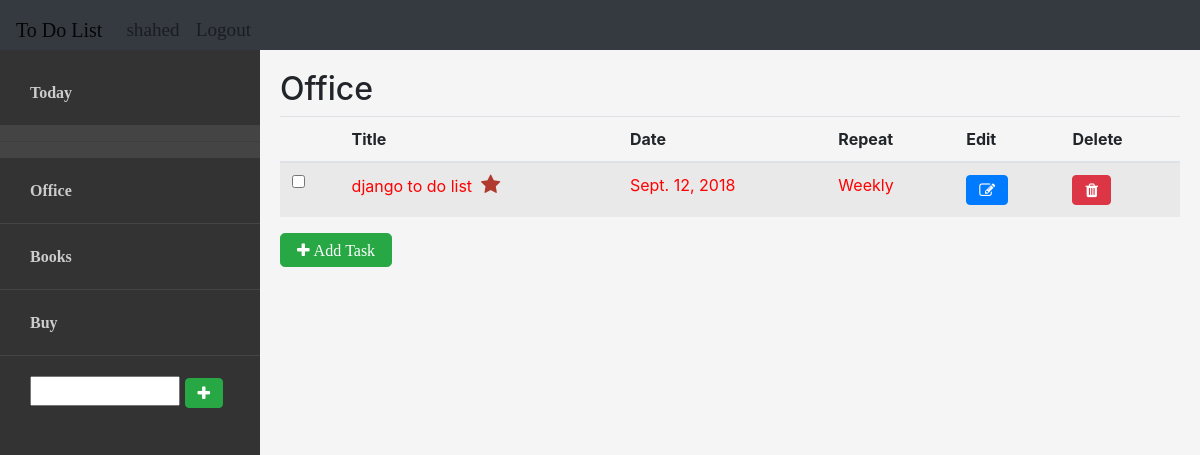
/projects/1/tasks/ (signed in), run on the app's committed database.
### projects/models.py (models this page shows, shortened)
class Project(models.Model):
    owner = models.ForeignKey(User, on_delete=models.CASCADE)
    title = models.CharField(max_length=99)
    def __str__(self):
        return self.title

class Task(models.Model):
    project = models.ForeignKey(Project, on_delete=models.CASCADE)
    title = models.CharField(max_length=299)
    date = models.DateField(null=True, blank=True)
    priority = models.CharField(max_length=1, choices=(('n', 'Normal'), ('m', 'Medium'), ('h', 'High')), default='n')
    repeat = models.CharField(max_length=1, choices=(('n', 'No Repeat'), ('d', 'Daily'), ('w', 'Weekly'), ('m', 'Monthly'), ('y', 'Yearly')), default='n')

### projects/views.py (the view, shortened to what this page needs)
# urls.py: url(r'^projects/(?P<project_id>\d+)/$', views.project, name='project'),
@login_required
def project(request, project_id):
    project = Project.objects.get(id=project_id)
    if request.method != 'POST':
        projects = Project.objects.filter(owner=request.user)
        tasks = Task.objects.filter(project=project).order_by('date')
        for task in tasks:
            if task.date:
                if task.date < datetime.date.today():
                    task.outdated = True
                else:
                    task.outdated = False
        add_form = TaskForm()
        context = {'projects': projects, 'project': project, 'tasks': tasks, 'add_form': add_form}
    return render(request, 'projects/project.html', context)

### projects/models.py
class TaskForm(forms.ModelForm):
    class Meta:
        model = Task
        fields = ['title', 'project', 'date', 'priority', 'repeat']
        labels = {'title': 'Title', 'project': 'Project', 'date': 'Due date', 'priority': 'Priority level', 'repeat': 'Repeat'}
        widgets = {
            'date': forms.DateInput(attrs={'placeholder': 'YYYY-MM-DD'})
        }

### templates/projects/project.html (shortened to what this page needs)
{% extends "projects/base.html" %}
{% load bootstrap4 %}
{% load static %}
{% block content %}
<aside class="sidebar">
    <nav>
        <ul>
            <li><a href="{% url 'projects:projects' %}">Today</a></li>
            <hr>
            {% for project in projects %}
            <li><a href="{% url 'projects:project' project.id %}">{{ project }}</a></li>
            {% endfor %}
            <li><input type="text" id="p-title" style="width:150px;">
                <button class="btn btn-success fa fa-plus" onclick="addProject()"></button>
            </li>
        </ul>
    </nav>
</aside>
<section class="main">
    <h2>{{ project.title }}</h2>
    <table id="tasktable" class="table table-striped">
        <thead>
            <th></th>
            <th>Title</th>
            <th>Date</th>
            <th>Repeat</th>
            <th>Edit</th>
            <th>Delete</th>
        </thead>
        <tbody>
            {% for task in tasks %}
            {% if task.outdated %}
            <tr style="color: red;">
            {% else %}
            <tr>
            {% endif %}
                <td><input type="checkbox" onclick="completeTask('{{ project.id }}', '{{ task.id }}', this)"></td>
                <td>
                    {{ task.title }}&nbsp;
                    {% if task.priority == 'm' %}
                    <i class="fa fa-star" style="color:#EB984E; font-size:1.3em;"></i>
                    {% elif task.priority == 'h' %}
                    <i class="fa fa-star" style="color:#B03A2E; font-size:1.3em;"></i>
                    {% endif %}
                </td>
                <td>{{ task.date }}</td>
                <td>{{ task.get_repeat_display }}</td>
                <td><a type="button" href="{% url 'projects:edit_task' project.id task.id %}" class="btn btn-primary btn-xs fa fa-edit"></a></td>
                <td><button onclick="openDeleteModal('{{ task.id }}')" class="btn btn-danger btn-xs fa fa-trash"></button></td>
            </tr>
            {% endfor %}
        </tbody>
    </table>
    <button data-toggle="modal" data-target="#add" class="btn btn-success btn-lg fa fa-plus"> Add Task</button>
</section>
{% endblock content %}

### templates/projects/base.html (shortened to what this page needs)
{% load bootstrap4 %}
{% load static %}
<html>
    <head>
        {% bootstrap_css %}{% bootstrap_javascript %}
        <link rel="stylesheet" href="{% static 'css/jquery-ui.css' %}">
        <link rel="stylesheet" href="https://cdnjs.cloudflare.com/ajax/libs/font-awesome/4.7.0/css/font-awesome.min.css">
        <link rel="stylesheet" href="{% static 'css/googlefonts.css' %}">
        <link rel="stylesheet" href="{% static 'css/style.css' %}">
    </head>
    <body>
        <nav class="navbar navbar-expand-lg navbar-light bg-dark">
            <a class="navbar-brand" href="{% url 'projects:index' %}">To Do List</a>
            <div class="collapse navbar-collapse" id="navbarNav">
                <ul class="navbar-nav navbar-right">
                    {% if user.is_authenticated %}
                    <li class="nav-item">
                        <a class="nav-link" href="#">{{ user.username }}</a>
                    </li>
                    <li class="nav-item">
                        <a class="nav-link" href="{% url 'users:logout' %}">Logout</a>
                    </li>
                    {% endif %}
                </ul>
            </div>
        </nav>
        {% block content %}{% endblock content %}
    </body>
</html>

### static/css/style.css (style rules this page uses)
.navbar-brand { font-family: 'Shojumaru', cursive; }
nav div ul { font-family: 'Righteous', cursive; font-size: 1.2em; }
.sidebar, .main { overflow: scroll; position: absolute; padding-top: 10px; top: 50px; bottom: 0; }
.sidebar { width: 260px; background-color: #333; left: 0; }
.main { background-color: #f5f5f5; position: absolute; left: 260px; right: 0; padding: 20px; }
.sidebar nav ul { list-style: none; padding: 0; margin: 0; background-color: #444; }
.sidebar nav ul li a { text-decoration: none; color: #ccc; font-weight: bold; cursor: pointer; font-family: 'Kelly Slab', cursive; }
.sidebar nav ul li { padding: 20px; color: #ccc; background-color: #333; margin-bottom: 1px; border-left: 10px solid transparent; }

### data on the page
Project: title "Office"
Project: title "Books"
Project: title "Buy"
Task: title "django to do list", priority "h" (drawn), date "Sept. 12, 2018", repeat "Weekly"

### other printed values
{{ user.username }} "shahed"
